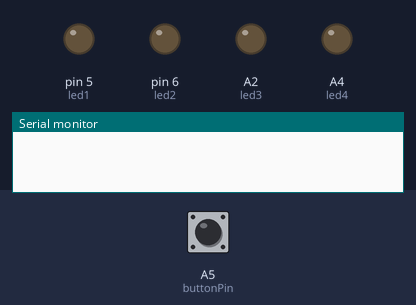
A sketch run on a simulated Arduino Uno, built with avr-gcc and run on an emulated ATmega328P. Parts: output pins drawn as LEDs (lit = HIGH), the last lines printed to the serial monitor. Dashed ring = blinking. Inputs (shaded band) come from the test bench; at power-on: A5 (buttonPin) HIGH. Random numbers use the default seed unless the sketch sets one.

Above: at 1.2 s.
1.3 s: A5 (buttonPin) pulled LOW for 0.15 s
At 3.4 s:
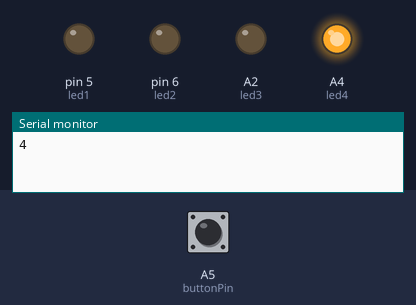
4.3 s: A5 (buttonPin) pulled LOW for 1 s
At 7.2 s:
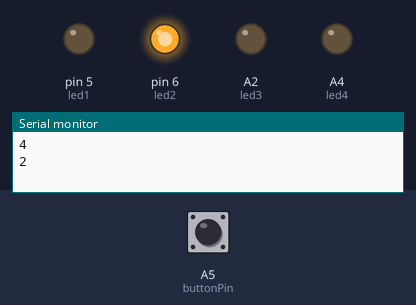
7.3 s: A5 (buttonPin) pulled LOW for 3.2 s
At 11.9 s:
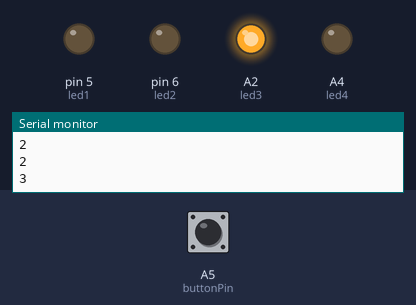
12.0 s: A5 (buttonPin) pulled LOW for 1 s
At 12.55 s:
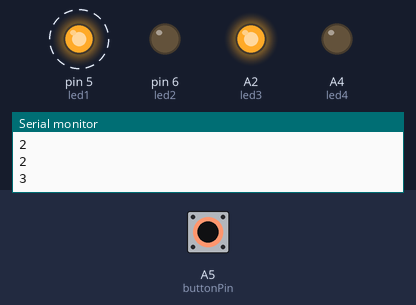
Timing chart, 0 to 15.8 s (numbered marks = the images above; inputs shaded):
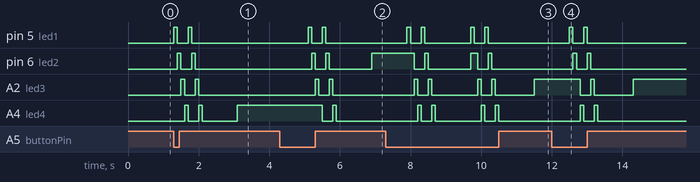

Measured:
- after the input at 1.3 s, pin 5 (led1): alternates HIGH for 0.10 s and LOW for 0.30 s, 4 changes in all, then stays LOW, starting at once; pin 6 (led2): alternates HIGH for 0.10 s and LOW for 0.30 s, 4 changes in all, then stays LOW, starting after 0.10 s
- after the input at 4.3 s, pin 5 (led1): alternates HIGH for 0.10 s and LOW for 0.30 s, 4 changes in all, then stays LOW, starting after 0.80 s; pin 6 (led2): goes HIGH 0.10 s, LOW 0.30 s, HIGH 0.10 s, LOW 1.2 s, then HIGH, starting after 0.90 s
- after the input at 7.3 s, pin 5 (led1): LOW → HIGH after 0.60 s, → LOW 0.10 s later, → HIGH 0.30 s later, → LOW 0.10 s later, … (8 changes in this stretch); pin 6 (led2): goes LOW 0.30 s, HIGH 0.10 s, LOW 1.2 s, HIGH 0.20 s, LOW 0.30 s, HIGH 0.10 s, then LOW, starting after 0.80 s
- after the input at 12.0 s, pin 5 (led1): alternates HIGH for 0.10 s and LOW for 0.30 s, 4 changes in all, then stays LOW, starting after 0.50 s; pin 6 (led2): alternates HIGH for 0.10 s and LOW for 0.30 s, 4 changes in all, then stays LOW, starting after 0.60 s

The sketch:

Lilypad_SortingHat_RANDOM_with_EXTRA_BLING.ino
```cpp
/*
 Lilypad_SortingHat_RANDOM_with_EXTRA_BLING

 Carrie, this code could work for your sorting hat, using a Lilypad Arduino.
 I was intrigued by your idea for generating random numbers, so I
 figured out a way to do it.

 Feel free to tweak, modify, use, or discard this code.

 I added a function to the bottom of this sketch called oneOnAtATime()
 to add some flashy lights before the random pin gets selected.

 When using this with kids, have them reach into the hat and push the button to generate their house.
 They may need to keep it pressed down for more than a second.
 */


const int buttonPin = A5; //Sew a momentary push-button, such as a Lilypad Button Board to pin A5.  This pin has an internal pull-up resistor.
                          //This pull-up resistor will allow you to not worry about adding a resistor here.

/*
 Feel free to change these pins...you could add more than one LED, sewn in parallel
 for more dynamic light-up effects.
 If you change the pins here, they'll change in the array below.
 */
int led1 = 5;
int led2 = 6;
int led3 = A2;
int led4 = A4;

int ledPins[]= {led1, led2, led3, led4}; // This array will help you keep track of LEDs

// variables will change:
long randNumber; //This will help you get your random number

void setup(){
  Serial.begin(115200);
  /*
  Your serial monitor, which you can look at by clicking on the little magnifying glass in the top
  right corner of this screen...AFTER YOU'VE UPLOADED YOUR CODE, may default to a baud rate of 9600.
  So, if you don't see anything in your serial monitor, change the 115200 to 9600.
   */

  pinMode(buttonPin, INPUT_PULLUP);// Lilypad buttons, on pin A5, need to use an internal pullup resistor
  pinMode (led1, OUTPUT); // Set your LEDs as OUTPUTs (I probably didn't need to duplicate this in the array below)
  pinMode (led2, OUTPUT);
  pinMode (led3, OUTPUT);
  pinMode (led4, OUTPUT);
  digitalWrite (led1, LOW); //This code sets the LEDs OFF to start
  digitalWrite (led2, LOW);
  digitalWrite (led3, LOW);
  digitalWrite (led4, LOW);

  int index;
  for(index = 0; index <= 3; index++) // The first LED in the index is counted as 0 and the fourth one is counted as 3
  {
    pinMode(ledPins[index], OUTPUT); // I also set the LEDs as OUTPUTs above, but it was probably overkill
  }
}

void loop() {
  int buttonState; // this is a variable to keep track of the value of your push button
  buttonState = digitalRead(buttonPin); // read the state of the push button value

  if (buttonState == LOW) //if the button is pushed
    {
  oneOnAtATime();  // call the oneOnAtATime function
  oneOnAtATime();  // I've called this function twice to extend the blinking, but you don't have to.
  // print a random number from 1 to 4 (since there are four Hogwarts houses)
  randNumber = random(1, 5); // If you want the range to include a total of 4 number choices (for 4 houses) start at 1 and end at 5.
  Serial.println(randNumber);

  /*
  The serial port will allow you to see which random number has been generated, to make sure that your code is working properly.
  The LilyPad push button is a little weird.  As long as you are holding it down, the microcontroller will be generating random numbers.
  When you finally let go of the button, it will land on one and then call a related function.
   */
     }
  if (randNumber == 1) // if the computer selects 1
     {
     Hufflepuff(); // the Hufflepuff function (detailed below) will be called
     }
  else if (randNumber == 2) // if the computer selects 2
    {
     Slytherin(); // the Slytherin function (detailed below) will be called
    }
  else if (randNumber == 3) // if the computer selects 3
    {
      Gryffindor(); // the Gryffindor function (detailed below) will be called
    }
  else if (randNumber == 4) // if the computer selects 4
    {
          Ravenclaw(); // the Ravenclaw function (detailed below) will be called
    }
}

//These are the four Hogwarts functions that will be called

void Hufflepuff(){          //This function will be called if the random number 1 is generated
  delay (1000);              // We're pausing
  digitalWrite (led1, HIGH); // Any LEDs you have attached to this pin will turn on
  digitalWrite (led2, LOW);  // LEDs on other pins will turn off
  digitalWrite (led3, LOW);
  digitalWrite (led4, LOW);
  }

void Slytherin(){             //This function will be called if the random number 2 is generated
  delay(1000);                // We're pausing
  digitalWrite (led2, HIGH);  // Any LEDs you have attached to this pin will turn on
  digitalWrite (led1, LOW);
  digitalWrite (led3, LOW);
  digitalWrite (led4, LOW);
  }

void Gryffindor(){             //This function will be called if the random number 3 is generated
  delay(1000);                 // We're pausing
  digitalWrite (led3, HIGH);   // Any LEDs you have attached to this pin will turn on
  digitalWrite (led1, LOW);
  digitalWrite (led2, LOW);
  digitalWrite (led4, LOW);
  }

 void Ravenclaw(){            //This function will be called if the random number 4 is generated
  delay(1000);                // We're pausing
  digitalWrite (led4, HIGH);  // Any LEDs you have attached to this pin will turn on
  digitalWrite (led1, LOW);
  digitalWrite (led2, LOW);
  digitalWrite (led3, LOW);
  }

/*
The function below came from Arduino sample code that I've tweaked.
This function will turn your LEDs on and off again sequentially when the function is called.
*/
void oneOnAtATime()
{
  int index;
  int delayTime = 100; // milliseconds to pause between LEDs
                       // make this smaller for faster switching

  // step through the LEDs, from 0 to 3
  for(index = 0; index <= 3; index++)
  {
    digitalWrite(ledPins[index], HIGH);  // turn LED on
    delay(delayTime);                    // pause to slow down
    digitalWrite(ledPins[index], LOW);   // turn LED off
  }
 }
```
